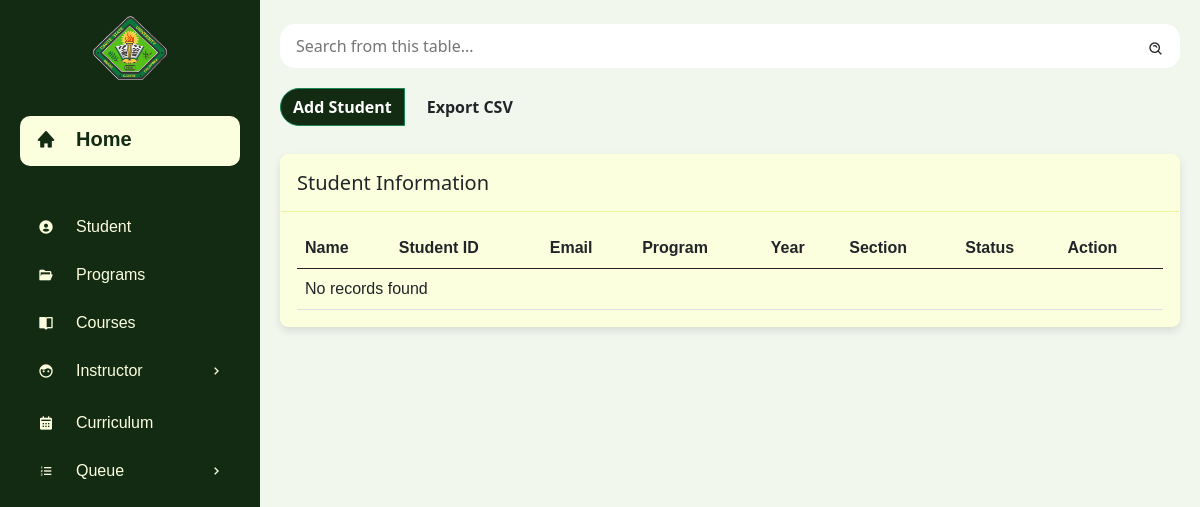
The page /admin/student.php on the database as committed earlier.
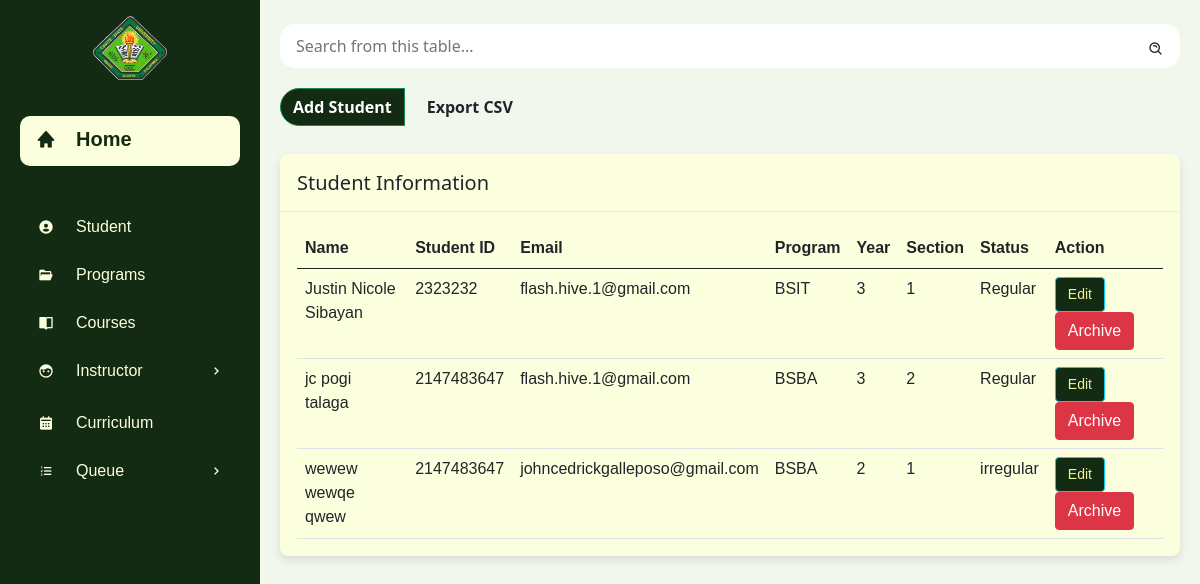
The same page on the database as committed later.
### tables this page shows
CREATE TABLE `stud_details` (
  `id` int(255) NOT NULL,
  `fname` varchar(255) NOT NULL,
  `mname` varchar(255) NOT NULL,
  `lname` varchar(255) NOT NULL,
  `student_id` int(255) NOT NULL,
  `email` varchar(255) NOT NULL,
  `program` varchar(255) NOT NULL,
  `year` int(255) NOT NULL,
  `section` int(255) NOT NULL,
  `status` varchar(255) NOT NULL
);

### admin/student.php (the view, shortened to what this page needs)
<?php
include("connection.php");
$query = "SELECT fname, mname, lname, student_id, email, program, year, section, status FROM stud_details";
$results = mysqli_query($conn, $query);
?>
<!DOCTYPE html>
<html lang="en">
<head>
    <link href="https://cdn.jsdelivr.net/npm/bootstrap@5.0.2/dist/css/bootstrap.min.css" rel="stylesheet"/>
    <link rel="stylesheet" href="styles.css"/>
    <link rel="stylesheet" href="https://pro.fontawesome.com/releases/v5.10.0/css/all.css"/>
    <link href='https://unpkg.com/boxicons@2.1.4/css/boxicons.min.css' rel='stylesheet'>
</head>
<body>
    <section id="sidebar">
        <div class="header px-2 pt-3 d-flex justify-content-center align-items-center">
            <img src="logo.png" alt="logo" style="width:30%; height: 30%;" class="center">
        </div>
        <ul class="side-menu">
            <li><a href="dashboard.php" class="active" style="font-weight: bolder; font-size: 20px;"><i class='bx bxs-home icon'></i>Home</a></li>
            <li class="divider"><hr></li>
            <li><a href="student.php"><i class='bx bxs-user-circle icon'></i>Student</a></li>
            <li><a href="program.php"><i class='bx bxs-folder-open icon'></i>Programs</a></li>
            <li><a href="course.php"><i class='bx bxs-book-open icon'></i>Courses</a></li>
            <li><a href="#"><i class='bx bxs-face icon'></i>Instructor<i class='bx bx-chevron-right icon-right'></i></a>
            </li>
            <li><a href="#"><i class='bx bxs-calendar icon'></i>Curriculum</a></li>
            <li>
                <a href="#"><i class='bx bx-list-ol icon'></i>Queue<i class='bx bx-chevron-right icon-right'></i></a>
            </li>
        </ul>
    </section>
    <section id="content">
        <main class="student">
            <div class="search-filter">
                <form>
                    <div class="form-group-search">
                        <input type="text" placeholder="Search from this table...">
                        <i class='bx bx-search-alt search-icon'></i>
                    </div>
                </form>
                <div class="btn-group">
                    <button type="submit" class="btn btn-success add" data-bs-toggle="modal" data-bs-target="#addStudentModal">Add Student</button>
                    <button type="button" class="btn btn export">Export CSV</button>
                </div>
            </div>
            <div class="table-container card">
                <div class="card-header">
                    <h4 class="card-title">Student Information</h4>
                </div>
                <div class="card-body">
                    <table class="table">
                        <thead class="category">
                            <tr>
                                <th>Name</th>
                                <th>Student ID</th>
                                <th>Email</th>
                                <th>Program</th>
                                <th>Year</th>
                                <th>Section</th>
                                <th>Status</th>
                                <th>Action</th>
                            </tr>
                        </thead>
                        <tbody class="content">
                            <?php
                            if(mysqli_num_rows($results) > 0){
                                while($data = mysqli_fetch_assoc($results)){
                                    echo "
                                    <tr class='student-row' data-first-name='{$data['fname']}' data-middle-name='{$data['mname']}' data-surname='{$data['lname']}' data-student-id='{$data['student_id']}' data-email='{$data['email']}' data-program='{$data['program']}' data-year='{$data['year']}' data-section='{$data['section']}' data-status='{$data['status']}'>
                                        <td>{$data['fname']} {$data['mname']} {$data['lname']}</td>
                                        <td>{$data['student_id']}</td>
                                        <td>{$data['email']}</td>
                                        <td>{$data['program']}</td>
                                        <td>{$data['year']}</td>
                                        <td>{$data['section']}</td>
                                        <td>{$data['status']}</td>
                                        <td>
                                         <button class='btn btn-info edit'>Edit</button>
                                        <button class='btn btn-danger archive'>Archive</button>
                                          </td>
                                    </tr>";
                                }
                            } else {
                                echo "<tr><td colspan='8'>No records found</td></tr>";
                            }
                            ?>
                        </tbody>
                    </table>
                </div>
            </div>
        </main>
    </section>
</body>
</html>

### admin/styles.css (style rules this page uses)
body { background: #f1f7ed; }
a { text-decoration: none; }
li { list-style: none; }
#sidebar { position: fixed; background-color: #132a13; width: 260px; top: 0; left: 0; height: 100%; overflow-y: auto; scrollbar-width: none; font-family: Arial, Helvetica, sans-serif; }
#sidebar .icon { min-width: 52px; display: flex; justify-content: center; align-items: center; }
#sidebar .icon-right { margin-left: auto; transition: all .3s ease; }
#sidebar .side-menu { margin: 36px 0; padding: 0 20px; }
#sidebar .side-menu a { display: flex; align-items: center; font-size: 16px; color: #fcffde; padding: 8px 16px 12px 0; transition: all .3s ease; border-radius: 10px; margin: 4px 0; grid-gap: 4px; }
#sidebar .side-menu > li > a.active, #sidebar .side-menu > li > a.active:hover { background: #fcffde; color: #132a13; }
#sidebar .divider { margin-top: 24px; color: #132a13; }
.side-menu a.active { font-weight: bold; font-size: 20px; color: #ecf39e; }
#content { position: relative; width: calc(100% - 260px); left:260px; }
main { width: 100%; padding: 24px 20px 20px 20px; }
main .card { box-shadow: #000000; background-color: #fcffde; border: 1px solid #fcffde; }
.table { max-width: 100%; margin: auto; }
.table-container { border: 1px solid #ecf39e; border-radius: 8px; box-shadow: 0 4px 8px rgba(0, 0, 0, 0.1); overflow: hidden; background-color: #fff; }
.table-container .card-header { background-color: #fcffde; border-bottom: 1px solid #ecf39e; padding: 1rem; }
.table-container .card-title { margin: 0; font-size: 1.25rem; }
.table-container .card-body { padding: 1rem; }
.table-container .table { margin-bottom: 0; }
.table-container .table thead th { background-color: #fcffde; text-align: left; }
.table .category { font-family: 'Trebuchet MS', 'Lucida Sans Unicode', 'Lucida Grande', 'Lucida Sans', Arial, sans-serif; font-weight: bold; }
.table .content { font-family: 'Trebuchet MS', 'Lucida Sans Unicode', 'Lucida Grande', 'Lucida Sans', Arial, sans-serif; }
.form-group-search { position: relative; margin-bottom: 20px; }
.form-group-search input { width:100%; background: #ffffff; border-radius: 15px; border: none; outline: none; padding: 10px 36px 10px 16px; transition: all .3s ease; }
.search-icon { float: right; position: absolute; top:25px; transform: translateY(-50%); right: 16px; }
.student .btn-group { margin-bottom: 28px; }
.student .btn-group .add { border-radius: 20px; margin-right: 10px; background-color: #132a13; font-size: 16px; font-weight: 700; }
.student .btn-group .export { font-weight: 700; font-size: 16px; }
.student .edit { font-size: 14px; background-color: #132a13; color: #ecf39e; }

Rows that differ between the two databases and show on the page:
added stud_details: fname "Justin", mname "Nicole", lname "Sibayan", student "2323232", email "flash.hive.1@gmail.com", program "BSIT", year "3", section "1", status "Regular"
added stud_details: fname "jc", mname "pogi", lname "talaga", student "2147483647", email "flash.hive.1@gmail.com", program "BSBA", year "3", section "2", status "Regular"
added stud_details: fname "wewew", mname "wewqe", lname "qwew", student "2147483647", email "johncedrickgalleposo@gmail.com", program "BSBA", year "2", section "1", status "irregular"
Other text that changed with them:
text no longer shown: "No records found"
